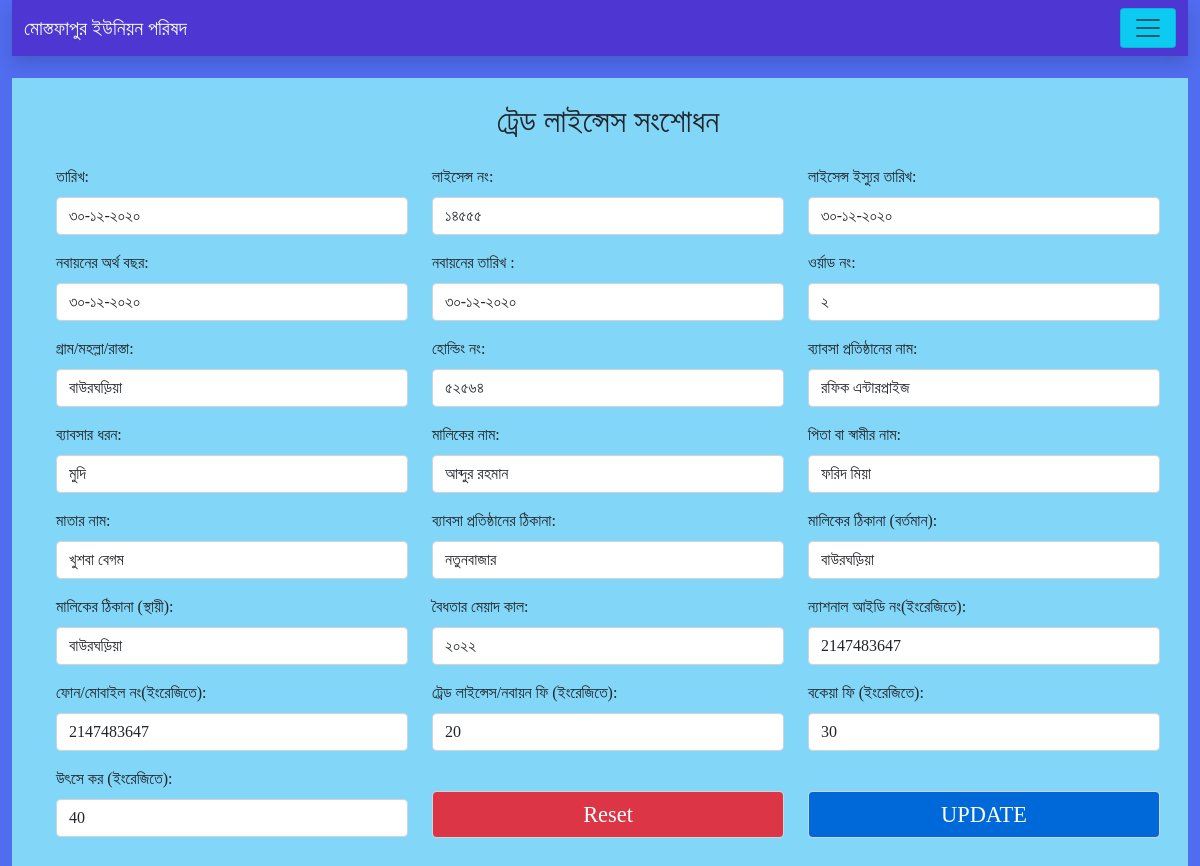
Page /edit_trade.php?status=edit&&id=6 on the committed database.
### tables this page shows
CREATE TABLE `trade` (
  `id` int(50) NOT NULL,
  `t_date` varchar(15) NOT NULL,
  `t_licence_no` varchar(30) NOT NULL,
  `t_licence_day` varchar(15) NOT NULL,
  `t_renewal_y` varchar(15) NOT NULL,
  `t_renewal_d` varchar(15) NOT NULL,
  `t_word` varchar(10) NOT NULL,
  `t_village` varchar(100) NOT NULL,
  `t_holding` varchar(20) NOT NULL,
  `t_business_name` varchar(200) NOT NULL,
  `t_business_type` varchar(200) NOT NULL,
  `t_owner` varchar(100) NOT NULL,
  `t_owner_dad` varchar(100) NOT NULL,
  `t_owner_mom` varchar(100) NOT NULL,
  `t_owner_adr` varchar(200) NOT NULL,
  `t_owner_adr_pr` varchar(200) NOT NULL,
  `t_owner_adr_perm` varchar(200) NOT NULL,
  `t_valid` varchar(50) NOT NULL,
  `t_nid` varchar(20) NOT NULL,
  `t_mobile` varchar(15) NOT NULL,
  `t_trade_fee` int(20) NOT NULL,
  `t_back_fee` int(20) NOT NULL,
  `t_income_tax` int(20) NOT NULL,
  `t_img` varchar(250) NOT NULL
);

### class/admin_back.php (called while the page is built, shortened)
<?php
          class admin_program{
          private $conn;
          public function __construct()
          {
                      $db_host="localhost";
                      $db_user="root";
                      $db_pass="";
                      $db_name="union";
                      $this->conn=mysqli_connect($db_host,$db_user,$db_pass,$db_name);
          }
              function trade_edit($id){
                      $query="SELECT * FROM trade WHERE id=$id";
                      $edit_trade_info=mysqli_query($this->conn,$query);
                      return $edit_trade_info;
              }
        }
?>

### edit_trade.php (the view, shortened to what this page needs)
<?php
         include('class/admin_back.php');
         $obj= new admin_program();
         if(isset($_GET['status'])){
           if($_GET['status']=='edit'){
                $get_id=$_GET['id'];
            $trad_dis=$obj->trade_edit($get_id);
           }
          }
?>
<?php
           include('includes/head.php');
           include('includes/nav.php');
?>
     <div class="trade">
    <div class="container-fluid m-2">
    <?php
         while($r=mysqli_fetch_assoc($trad_dis)){
    ?>
      <form action="" method="POST" class="form p-4" enctype="multipart/form-data">
        <div class="row">
           <h2 class="text-dark pb-3"> ট্রেড লাইন্সেস সংশোধন</h2>
        <div class="col-lg-4 col-md-6">
            <div class="mb-3">
              <label for="date" class="form-label"> তারিখ:</label>
              <input type="text" class="form-control" id="date" name="u_t_date" value="<?php echo $r['t_date'];   ?>">
            </div>
          </div>
          <div class="col-lg-4 col-md-6">
            <div class="mb-3">
              <label for="licence_no" class="form-label"> লাইসেন্স নং:</label>
              <input type="text" class="form-control" id="licence_no" name="u_t_licence_no" value="<?php echo $r['t_licence_no'];   ?>">
            </div>
          </div>
          <div class="col-lg-4 col-md-6">
              <div class="mb-3">
                <label for="licence_day" class="form-label"> লাইসেন্স ইস্যুর তারিখ:</label>
                <input type="text" class="form-control" id="licence_day" name="u_t_licence_day" value="<?php echo $r['t_licence_day'];   ?>">
              </div>
          </div>
          <div class="col-lg-4 col-md-6">
              <div class="mb-3">
                <label for="renewal_y" class="form-label"> নবায়নের অর্থ বছর: </label>
                <input type="text" class="form-control" id="renewal_y" name="u_t_renewal_y" value="<?php echo $r['t_renewal_y'];   ?>">
              </div>
          </div>
          <div class="col-lg-4 col-md-6">
              <div class="mb-3">
                <label for="renewal_d" class="form-label"> নবায়নের তারিখ : </label>
                <input type="text" class="form-control" id="renewal_d" name="u_t_renewal_d" value="<?php echo $r['t_renewal_d'];   ?>">
              </div>
          </div>
          <div class="col-lg-4 col-md-6">
            <div class="mb-3">
                <label for="word" class="form-label"> ওর্য়াড নং:</label>
                  <input type="text" id="word" class="form-control" name="u_t_word" value="<?php echo $r['t_word'];?>">
            </div>
          </div>
          <div class="col-lg-4 col-md-6">
            <div class="mb-3">
              <label for="village" class="form-label"> গ্রাম/মহল্লা/রাস্তা:</label>
              <input type="text" class="form-control" id="village" name="u_t_village" value="<?php echo $r['t_village'];   ?>">
            </div>
          </div>
          <div class="col-lg-4 col-md-6">
            <div class="mb-3">
              <label for="holding" class="form-label">হোল্ডিং নং:</label>
              <input type="text" class="form-control" id="holding" name="u_t_holding" value="<?php echo $r['t_holding'];   ?>">
            </div>
          </div>
          <div class="col-lg-4 col-md-6">
            <div class="mb-3">
              <label for="business" class="form-label">ব্যাবসা প্রতিষ্ঠানের নাম:</label>
              <input type="text" class="form-control" id="business" name="u_t_business_name" value="<?php echo $r['t_business_name'];   ?>">
            </div>
          </div>
          <div class="col-lg-4 col-md-6">
            <div class="mb-3">
              <label for="business_type" class="form-label">ব্যাবসার ধরন:</label>
              <input type="text" class="form-control" id="business_type" name="u_t_business_type" value="<?php echo $r['t_business_type'];   ?>">
            </div>
          </div>
          <div class="col-lg-4 col-md-6">
            <div class="mb-3">
              <label for="owner" class="form-label">মালিকের নাম:</label>
              <input type="text" class="form-control" id="owner" name="u_t_owner" value="<?php echo $r['t_owner'];   ?>">
            </div>
          </div>
          <div class="col-lg-4 col-md-6">
            <div class="mb-3">
              <label for="owner_dad" class="form-label">পিতা বা স্বামীর নাম:</label>
              <input type="text" class="form-control" id="owner_dad" name="u_t_owner_dad" value="<?php echo $r['t_owner_dad'];   ?>">
            </div>
          </div>
          <div class="col-lg-4 col-md-6">
            <div class="mb-3">
              <label for="owner_mom" class="form-label">মাতার নাম:</label>
              <input type="text" class="form-control" id="owner_mom" name="u_t_owner_mom" value="<?php echo $r['t_owner_mom'];   ?>">
            </div>
          </div>
          <div class="col-lg-4 col-md-6">
            <div class="mb-3">
              <label for="owner_adr" class="form-label">ব্যাবসা প্রতিষ্ঠানের ঠিকানা:</label>
              <input type="text" class="form-control" id="owner_adr" name="u_t_owner_adr" value="<?php echo $r['t_owner_adr'];   ?>">
            </div>
          </div>
          <div class="col-lg-4 col-md-6">
            <div class="mb-3">
              <label for="owner_adr_pr" class="form-label">মালিকের ঠিকানা (বর্তমান):</label>
              <input type="text" class="form-control" id="owner_adr_pr" name="u_t_owner_adr_pr" value="<?php echo $r['t_owner_adr_pr'];   ?>">
            </div>
          </div>
          <div class="col-lg-4 col-md-6">
            <div class="mb-3">
              <label for="owner_adr_permanent" class="form-label">মালিকের ঠিকানা (স্থায়ী):</label>
              <input type="text" class="form-control" id="owner_adr_permanent" name="u_t_owner_adr_perm" value="<?php echo $r['t_owner_adr_perm'];   ?>">
            </div>
          </div>
          <div class="col-lg-4 col-md-6">
            <div class="mb-3">
              <label for="valid" class="form-label">বৈধতার মেয়াদ কাল:</label>
              <input type="text" class="form-control" id="valid" name="u_t_valid" value="<?php echo $r['t_valid'];   ?>">
            </div>
          </div>
          <div class="col-lg-4 col-md-6">
            <div class="mb-3">
              <label for="nid" class="form-label">ন্যাশনাল আইডি নং(ইংরেজিতে):</label>
              <input type="number" class="form-control" id="nid" name="u_t_nid" value="<?php echo $r['t_nid'];   ?>">
            </div>
          </div>
          <div class="col-lg-4 col-md-6">
            <div class="mb-3">
              <label for="mobile" class="form-label">ফোন/মোবাইল নং(ইংরেজিতে):</label>
              <input type="number" class="form-control" id="mobile" name="u_t_mobile" value="<?php echo $r['t_mobile'];   ?>">
            </div>
          </div>
          <div class="col-lg-4 col-md-6">
            <div class="mb-3">
              <label for="trade_fee" class="form-label">ট্রেড লাইন্সেস/নবায়ন ফি (ইংরেজিতে):</label>
              <input type="text" class="form-control" id="trade_fee" name="u_t_trade_fee" value="<?php echo $r['t_trade_fee'];   ?>">
            </div>
          </div>
          <div class="col-lg-4 col-md-6">
            <div class="mb-3">
              <label for="back_fee" class="form-label">বকেয়া ফি (ইংরেজিতে):</label>
              <input type="text" class="form-control" id="back_fee" name="u_t_back_fee" value="<?php echo $r['t_back_fee'];   ?>">
            </div>
          </div>
          <div class="col-lg-4 col-md-6">
            <div class="mb-3">
              <label for="income_tax" class="form-label">উৎসে কর (ইংরেজিতে):</label>
              <input type="text" class="form-control" id="income_tax" name="u_t_income_tax" value="<?php echo $r['t_income_tax'];   ?>">
            </div>
          </div>
          <div class="col-lg-4 col-md-6">
            <div class="mb-3 mt-4">
              <input type="reset" class="form-control mu_sub bg-danger" value="Reset">
            </div>
          </div>
          <div class="col-lg-4 col-md-6">
            <div class="mb-3 mt-4">
              <input type="submit" class="form-control mu_sub" value="UPDATE" name="update">
            </div>
          </div>
        </div>
      </form>
<?php
            }
?>
    </div>
  </div>
  <?php
             include('includes/script.php');
?>

### asset/css/style.css (style rules this page uses)
* { margin: 0; padding: 0; box-sizing: border-box; list-style-type: none; }
body { font-family: serif; background:rgb(80, 109, 240); }
h2 { text-align: center; color:#200769; }
.mu_sub { background-color: #0069D9; font-size: 1.4rem; color: #ffff; }
.trade { background: #82d6f7; width: 98%; margin: auto; margin-top: 1.4rem; min-height: 100vh; }

### rows in the picture
trade: u_t_date "৩০-১২-২০২০", u_t_licence_no "১৪৫৫৫", u_t_licence_day "৩০-১২-২০২০", u_t_renewal_y "৩০-১২-২০২০", u_t_renewal_d "৩০-১২-২০২০", u_t_word "২", u_t_village "বাউরঘড়িয়া", u_t_holding "৫২৫৬৪", u_t_business_name "রফিক এন্টারপ্রাইজ", u_t_business_type "মুদি", u_t_owner "আব্দুর রহমান", u_t_owner_dad "ফরিদ মিয়া", u_t_owner_mom "খুশবা বেগম", u_t_owner_adr "নতুনবাজার", u_t_owner_adr_pr "বাউরঘড়িয়া", u_t_owner_adr_perm "বাউরঘড়িয়া", u_t_valid "২০২২", u_t_nid "2147483647", u_t_mobile "2147483647", u_t_trade_fee "20", u_t_back_fee "30", u_t_income_tax "40"
